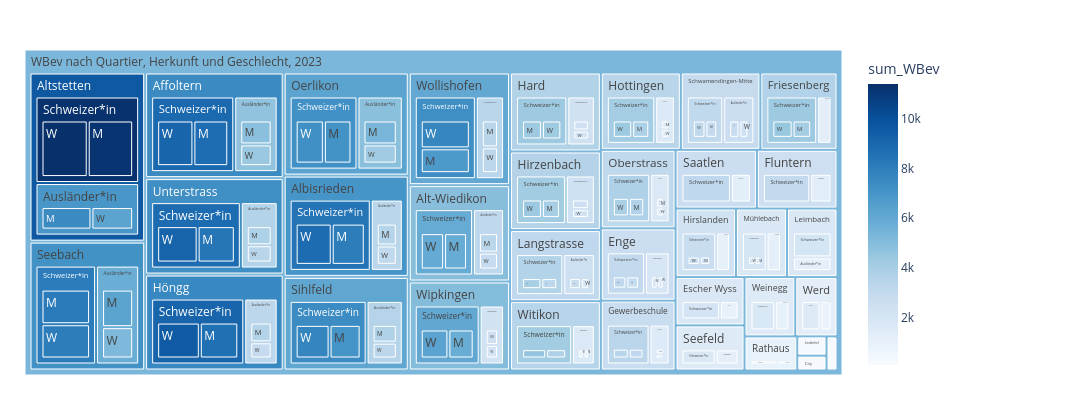

The cell this chart's notebook holds for it:
### Code cell
myTitle = "WBev nach Quartier, Herkunft und Geschlecht, "+data_max_date

fig = px.treemap(myTreemapAgg.reset_index(), path=[px.Constant(myTitle), 'QuarLang', 'HerkunftLang', 'SexKurz']
                 , values='sum_WBev'
                 , color='sum_WBev'
                 ## bei discrete scales (bei Klassen und Strings):                 
                 #, color_discrete_map={'(?)':'lightgrey','EVP':'gold', 'SP':'#FF3030', 'PdA':'#EE3B3B', 'Grüne':'#A2CD5A','GLP':'#CAFF70','Die Mitte':'orange','FDP':'#104E8B','AL':'deeppink','SVP':'forestgreen', 'FL ZÜRI':'#8B864E','Volt':'#lightblue' }                
                 ## bei continuous scales (bei Zahlenwerten):
                , color_continuous_scale='Blues'
                #, color_continuous_midpoint=np.average(df['AnzBestWir'], weights=df['AnzBestWir'])  
                 ,height=400
                 ,width=1100                 
                )
fig.update_traces(root_color="grey")
fig.update_layout(margin = dict(t=50, l=25, r=250, b=25))
fig.show()

### Figure 1 — Plotly figure (JSON) as saved in the notebook; plotly's stock layout.template omitted (floating-point values rounded to 4 significant figures; data arrays with more than 128 entries replaced by an {"elided": "..."} marker saying what was removed)
{"data": [{"branchvalues": "total", "customdata": {"elided": "239x1 float values"}, "domain": {"x": [0, 1], "y": [0, 1]}, "hovertemplate": "labels=%{label}<br>sum_WBev_sum=%{value}<br>parent=%{parent}<br>id=%{id}<br>sum_WBev=%{color}<extra></extra>", "ids": {"elided": "239 str values"}, "labels": {"elided": "239 str values"}, "marker": {"coloraxis": "coloraxis", "colors": {"elided": "239 float values"}}, "name": "", "parents": {"elided": "239 str values"}, "root": {"color": "grey"}, "type": "treemap", "values": {"elided": "239 int values"}}], "layout": {"coloraxis": {"colorbar": {"title": {"text": "sum_WBev"}}, "colorscale": [[0, "rgb(247,251,255)"], [0.125, "rgb(222,235,247)"], [0.25, "rgb(198,219,239)"], [0.375, "rgb(158,202,225)"], [0.5, "rgb(107,174,214)"], [0.625, "rgb(66,146,198)"], [0.75, "rgb(33,113,181)"], [0.875, "rgb(8,81,156)"], [1, "rgb(8,48,107)"]]}, "height": 400, "legend": {"tracegroupgap": 0}, "margin": {"b": 25, "l": 25, "r": 250, "t": 50}, "width": 1100}}
